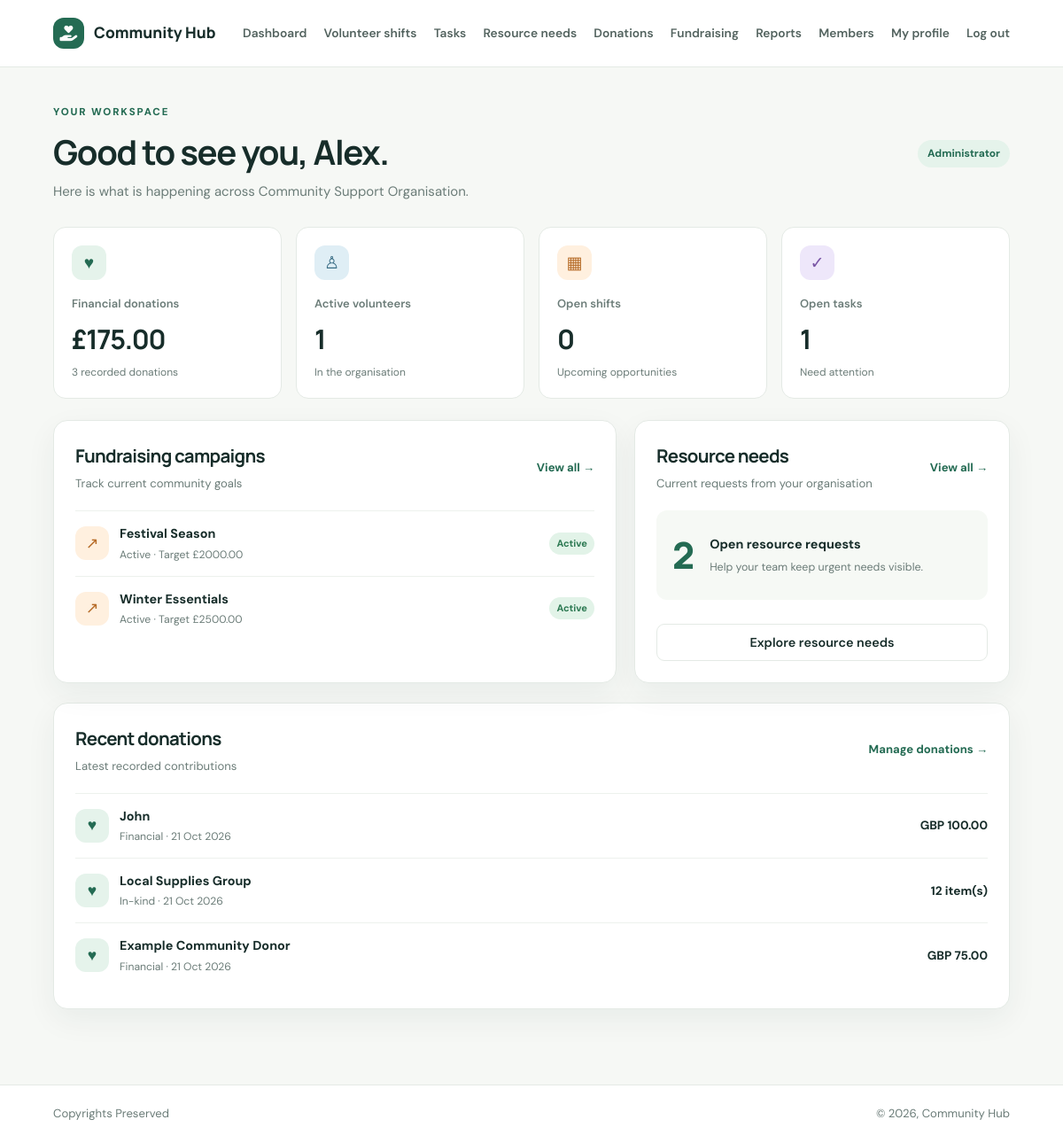
The page /dashboard/ (signed in) on the database its author committed.
### core/models.py (models this page shows, shortened)
class Organisation(models.Model):
    name = models.CharField(max_length=180, default="Community Support Organisation")
    registration_number = models.CharField(max_length=80, blank=True)
    contact_email = models.EmailField(blank=True)
    address = models.TextField(blank=True)
    created_at = models.DateTimeField(auto_now_add=True)

class Membership(models.Model):
    class Role(models.TextChoices):
        ADMIN = "admin", "Administrator"
        VOLUNTEER = "volunteer", "Volunteer"
    organisation = models.ForeignKey(Organisation, on_delete=models.CASCADE, related_name="memberships")
    user = models.ForeignKey(settings.AUTH_USER_MODEL, on_delete=models.CASCADE, related_name="memberships")
    role = models.CharField(max_length=20, choices=Role.choices, default=Role.VOLUNTEER)
    is_active = models.BooleanField(default=True)
    joined_at = models.DateTimeField(auto_now_add=True)
    class Meta:
        constraints = [models.UniqueConstraint(fields=["organisation", "user"], name="unique_org_membership")]

class FundraisingCampaign(models.Model):
    class Status(models.TextChoices):
        DRAFT = "draft", "Draft"
        ACTIVE = "active", "Active"
        COMPLETED = "completed", "Completed"
        CANCELLED = "cancelled", "Cancelled"
    organisation = models.ForeignKey(Organisation, on_delete=models.CASCADE, related_name="campaigns")
    managed_by = models.ForeignKey(Membership, on_delete=models.PROTECT, related_name="managed_campaigns")
    title = models.CharField(max_length=180)
    description = models.TextField(blank=True)
    target_amount = models.DecimalField(max_digits=12, decimal_places=2, validators=[MinValueValidator(Decimal("0.00"))])
    currency = models.CharField(max_length=3, default="GBP")
    start_date = models.DateField()
    end_date = models.DateField(null=True, blank=True)
    status = models.CharField(max_length=20, choices=Status.choices, default=Status.ACTIVE)
    created_at = models.DateTimeField(auto_now_add=True)

class Donation(models.Model):
    class Type(models.TextChoices):
        FINANCIAL = "financial", "Financial"
        IN_KIND = "in_kind", "In-kind"
    organisation = models.ForeignKey(Organisation, on_delete=models.CASCADE, related_name="donations")
    recorded_by = models.ForeignKey(Membership, on_delete=models.PROTECT, related_name="recorded_donations")
    campaign = models.ForeignKey(FundraisingCampaign, on_delete=models.SET_NULL, null=True, blank=True, related_name="donations")
    donation_type = models.CharField(max_length=20, choices=Type.choices)
    donor_name = models.CharField(max_length=180)
    donor_email = models.EmailField(blank=True)
    amount = models.DecimalField(max_digits=12, decimal_places=2, default=Decimal("0.00"), validators=[MinValueValidator(Decimal("0.00"))])
    currency = models.CharField(max_length=3, default="GBP")
    item_description = models.CharField(max_length=250, blank=True)
    quantity = models.PositiveIntegerField(default=1)
    received_at = models.DateField()
    notes = models.TextField(blank=True)
    created_at = models.DateTimeField(auto_now_add=True)

### core/views.py (the view)
    def wrapped(request, *args, **kwargs):
        membership = current_membership(request.user)
        if not membership:
            return HttpResponseForbidden("Your account is not linked to an active organisation.")
        request.membership = membership
        request.organisation = membership.organisation
        return view_func(request, *args, **kwargs)

### core/views.py (called while the page is built)
def current_membership(user):
    return Membership.objects.filter(user=user, is_active=True).select_related("organisation").first()

def member_required(view_func):
    def wrapped(request, *args, **kwargs):
        membership = current_membership(request.user)
        if not membership:
            return HttpResponseForbidden("Your account is not linked to an active organisation.")
        request.membership = membership
        request.organisation = membership.organisation
        return view_func(request, *args, **kwargs)
    return login_required(wrapped)

### core/templates/core/dashboard.html (shortened to what this page needs)
{% extends 'core/base.html' %}
{% block content %}
<div class="content-heading"><div><span class="eyebrow">YOUR WORKSPACE</span><h1>Good to see you, {{ user.first_name|default:user.username }}.</h1><p class="muted">Here is what is happening across {{ request.organisation.name }}.</p></div><span class="role-pill">{{ membership.get_role_display }}</span></div>
<div class="stats-grid"><div class="stat-card"><span class="stat-icon green">♥</span><span class="stat-label">Financial donations</span><strong>{% if membership.role == 'admin' %}£{{ donation_total|floatformat:2 }}{% else %}—{% endif %}</strong><small>{% if membership.role == 'admin' %}{{ donation_count }} recorded donations{% else %}Available to administrators{% endif %}</small></div><div class="stat-card"><span class="stat-icon blue">♙</span><span class="stat-label">Active volunteers</span><strong>{{ volunteer_count }}</strong><small>In the organisation</small></div><div class="stat-card"><span class="stat-icon orange">▦</span><span class="stat-label">Open shifts</span><strong>{{ open_shifts }}</strong><small>Upcoming opportunities</small></div><div class="stat-card"><span class="stat-icon purple">✓</span><span class="stat-label">Open tasks</span><strong>{{ open_tasks }}</strong><small>Need attention</small></div></div>
<div class="dashboard-grid"><section class="panel"><div class="panel-heading"><div><h2>Fundraising campaigns</h2><p>Track current community goals</p></div>{% if membership.role == 'admin' %}<a href="{% url 'campaigns' %}" class="text-link">View all →</a>{% endif %}</div>{% for campaign in campaigns %}<div class="list-row"><div class="list-avatar orange">↗</div><div class="list-main"><strong>{{ campaign.title }}</strong><small>{{ campaign.get_status_display }} · Target £{{ campaign.target_amount|floatformat:2 }}</small></div><span class="status-tag {{ campaign.status }}">{{ campaign.get_status_display }}</span></div>{% empty %}<div class="empty-state"><span>✦</span><strong>No campaigns yet</strong><p>Campaigns created by an administrator will appear here.</p></div>{% endfor %}</section><section class="panel"><div class="panel-heading"><div><h2>Resource needs</h2><p>Current requests from your organisation</p></div><a href="{% url 'needs' %}" class="text-link">View all →</a></div><div class="need-highlight"><div class="need-number">{{ open_needs }}</div><div><strong>Open resource requests</strong><p>Help your team keep urgent needs visible.</p></div></div><a class="button secondary full" href="{% url 'needs' %}">Explore resource needs</a></section></div>
{% if membership.role == 'admin' %}<section class="panel recent-panel"><div class="panel-heading"><div><h2>Recent donations</h2><p>Latest recorded contributions</p></div><a href="{% url 'donations' %}" class="text-link">Manage donations →</a></div>{% for donation in recent_donations %}<div class="list-row"><div class="list-avatar green">♥</div><div class="list-main"><strong>{{ donation.donor_name }}</strong><small>{{ donation.get_donation_type_display }} · {{ donation.received_at|date:'d M Y' }}</small></div><strong class="row-value">{% if donation.donation_type == 'financial' %}{{ donation.currency }} {{ donation.amount|floatformat:2 }}{% else %}{{ donation.quantity }} item(s){% endif %}</strong></div>{% empty %}<div class="empty-state"><strong>No donations recorded yet</strong><p>Record the first contribution from the donations page.</p></div>{% endfor %}</section>{% endif %}
{% endblock %}

### core/templates/core/base.html (shortened to what this page needs)
{% load static %}
<!doctype html>
<html lang="en-GB">
<head>
    <link rel="stylesheet" href="https://cdnjs.cloudflare.com/ajax/libs/font-awesome/6.7.2/css/all.min.css">
    <link rel="stylesheet" href="{% static 'core/style.css' %}">
</head>
<body>
    <header class="topbar">
        <a class="brand" href="{% url 'home' %}">
            <span class="brand-mark">
                <i class="fa-solid fa-hand-holding-heart"></i>
            </span>
            <span>Community Hub</span>
        </a>
        {% if user.is_authenticated %}
        <nav class="nav-links" aria-label="Main navigation">
            <a href="{% url 'dashboard' %}">Dashboard</a>
            <a href="{% url 'shifts' %}">Volunteer shifts</a>
            <a href="{% url 'tasks' %}">Tasks</a>
            <a href="{% url 'needs' %}">Resource needs</a>
            {% if request.membership.role == 'admin' %}
            <a href="{% url 'donations' %}">Donations</a>
            <a href="{% url 'campaigns' %}">Fundraising</a>
            <a href="{% url 'reports' %}">Reports</a>
            <a href="{% url 'members' %}">Members</a>
            {% endif %}
            <a href="{% url 'profile' %}">My profile</a>
            <form method="post" action="{% url 'logout' %}" class="logout-form">{% csrf_token %}<button
                    class="nav-logout" type="submit">Log out</button></form>
        </nav>
        {% else %}
        <nav class="nav-links"><a href="{% url 'login' %}">Log in</a><a class="nav-cta" href="{% url 'signup' %}">Join
                as volunteer</a></nav>
        {% endif %}
    </header>
    <main class="page-wrap">
        {% block content %}{% endblock %}
    </main>
    <footer class="footer"><span>Copyrights Preserved</span><span>&copy; 2026, Community Hub</span></footer>
</body>
</html>

### rows shown on the page
Organisation: organisation.name "Community Support Organisation"
Membership: role "Administrator"
FundraisingCampaign: title "Festival Season", status "Active", target_amount "2000.00"
FundraisingCampaign: title "Winter Essentials", status "Active", target_amount "2500.00"
Donation: donor_name "John", donation_type "Financial", received_at "21 Oct 2026", currency "GBP", amount "100.00"
Donation: donor_name "Local Supplies Group", donation_type "In-kind", received_at "21 Oct 2026", quantity "12"
Donation: donor_name "Example Community Donor", donation_type "Financial", received_at "21 Oct 2026", currency "GBP", amount "75.00"

### other values the page prints
{{ user.first_name|default:user.username }} "Alex"
{{ donation_total|floatformat:2 }} "175.00"
{{ donation_count }} "3"
{{ volunteer_count }} "1"
{{ open_shifts }} "0"
{{ open_tasks }} "1"
{{ open_needs }} "2"
